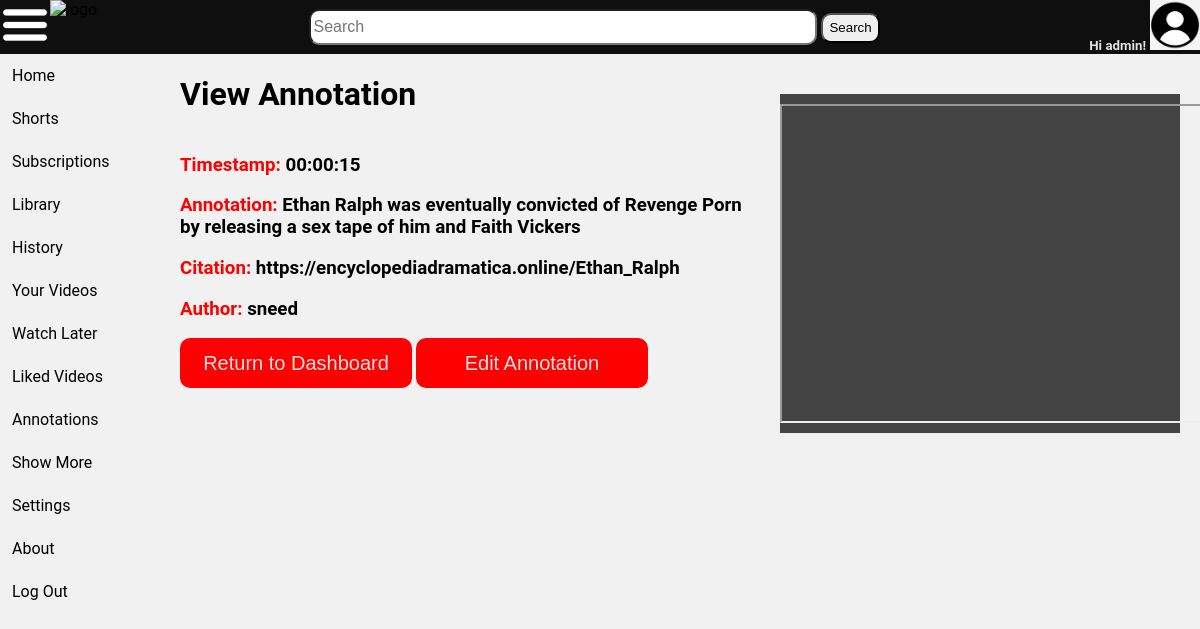
Screenshot of /viewAnnotation?id=3 (signed in) with the database file from the repository.
### annotationapp/models.py (models this page shows)
class annotation (models.Model):
    timestamp = models.CharField(max_length=8)
    annotation = models.TextField(blank=False)
    citation = models.CharField(max_length=255)
    author = models.ForeignKey(newUsers, on_delete=models.CASCADE)

class newUsers (models.Model):
    user = models.OneToOneField(User, on_delete=models.CASCADE, null=True, default=None)
    userid = models.CharField(max_length=255)
    username = models.CharField(max_length=255)

### annotationapp/views.py (the view)
# urls.py: path('viewAnnotation', views.viewAnnotation, name='viewAnnotation'),
def viewAnnotation(request):
    id = int(request.GET.get("id", default=None))
    if annotation.objects.filter(id=id).exists():
        annotationSelected = annotation.objects.get(id=id)
        return render(request,"viewAnnotation.html", {"id":id, "annotation":annotationSelected})
    else:
        raise Http404("The requested item cannot be found.")

### annotationapp/context.py (called while the page is built)
def get_annotations(request):
    return {"annotations": ANNOTATIONS}

def get_chats(request):
    return {"chats": CHAT}

### annotationapp/templates/viewAnnotation.html (shortened to what this page needs)
{% extends "base1.html" %}
{% block centerFeed %} {% if user.is_authenticated %}
<h1>View Annotation</h1>
<div id="viewAnnotation">
  <h3><b>Timestamp:</b> {{annotation.timestamp}}</h3>
  <h3><b>Annotation:</b> {{annotation.annotation}}</h3>
  <h3><b>Citation:</b> {{annotation.citation}}</h3>
  <h3><b>Author:</b> {{annotation.author.username}}</h3>
</div>
<div id="annotationMenu">
  <button id="returnDashboard">Return to Dashboard</button>
  <button id="editAnnotation">Edit Annotation</button>
</div>
{% else %}
<div id="noLogin">
  <h1>You must be logged in to see this page.</h1>
  <h3>Click <a href="{% url 'login' %}">here</a> to log in!</h3>
</div>
{% endif %} {% endblock %} {% block rightnav %} {% if user.is_authenticated %}
<div class="rightnav">
  <iframe width="420" height="315" src="https://www.youtube.com/embed/zCO7p_Ov_9w"> </iframe>
</div>
{% endif %} {% endblock %}

### annotationapp/templates/base1.html (shortened to what this page needs)
{% load static %}
<!DOCTYPE html>
<html lang="en">
  <head>
    <link href="/static/css/stylesheet.css?{% now 'U' %}" rel="stylesheet" type="text/css" />
  </head>
  <body>
    <div class="header">
      <img src="{% static 'images/menu.png' %}" id="menuToggle" alt="hamburger" />
      <img src="{% static 'images/favicon.png' %}" alt="logo" />
      <div class="center">
        <input type="text" id="searchbar" placeholder="Search" />
        <button id="searchbtn">Search</button>
      </div>
      <div class="right">
        {% if user.is_authenticated %}
        <h5>Hi {{ user.username }}!</h5>
        {% else %}
        <h5><a href="{% url 'login' %}">Log in Here!</a></h5>
        {% endif %}
        <a href="{% url 'login' %}"><img src="{% static 'images/profile.png' %}" alt="profile" /></a>
      </div>
    </div>
    <div id="sidenav">
      <ul class="navi">
        <li>Home</li>
        <li>Shorts</li>
        <li>Subscriptions</li>
        <li>Library</li>
        <li>History</li>
        <li>Your Videos</li>
        <li>Watch Later</li>
        <li>Liked Videos</li>
        <li><a href="{% url 'annotationList' %}">Annotations</a></li>
        <li>Show More</li>
      </ul>
      <ul class="about">
        <li>Settings</li>
        <li>About</li>
        <li><a href="{% url 'logout' %}">Log Out</a></li>
      </ul>
    </div>
    <div class="mainBody">
      <div class="content">{% block centerFeed %} {% endblock %}</div>
      {% block rightnav %} {% endblock %}
    </div>
  </body>
</html>

### static/css/stylesheet.css (style rules this page uses)
body { font-family: Roboto, Noto, Arial, Helvetica, sans-serif; margin: 0; background-color: #f1f1f1; }
a { text-decoration: none; }
.mainBody { display: flex; flex-direction: row; align-content: flex-start; }
.header { display: flex; background-color: #0f0f0f; width: 100%; margin-top: auto; margin-bottom: auto; }
.header .center { display: inline; margin: 0 auto; margin-top: auto; margin-bottom: auto; }
.header .right { display: inline; float: right; }
.header .right h5 { display: inline; color: #e2e2e2; }
.header .right a, .header .right a:hover, .header .right a:active { color: #e2e2e2; text-decoration: none; }
#searchbar { border-radius: 10px; height: 30px; width: 500px; font-size: 16px; }
#searchbtn { border-radius: 10px; height: 30px; }
.header img { width: 50px; height: 50px; }
#sidenav { list-style-type: none; margin: 0; padding: 0; float: left; display: flex; flex-direction: column; height: 100%; justify-content: flex-end; }
.navi, .about { list-style-type: none; margin: 0; padding: 0; flex-direction: column; width: 10em; }
#sidenav li { padding: 12px; font-size: 16px; }
#sidenav li a { color: black; text-decoration: none; }
.about { margin-top: auto; }
.content { display: flex; margin: 0; padding: 0; flex-direction: column; margin-left: 20px; width: 60em; }
.rightnav { display: flex; margin: 40px 20px 20px 20px; padding: 0; background-color: #444444; float: right; flex: 50%; width: 400px; flex-direction: column; height: 100%; }
.rightnav iframe { margin: 10px auto 10px auto; }
#viewAnnotation h3 b { color: red; }
#annotationMenu button { height: 50px; background-color: red; border-style: none; color: #e2e2e2; font-size: 20px; border-radius: 10px; width: 40%; }

### rows the page displays
annotation: timestamp "00:00:15", annotation "Ethan Ralph was eventually convicted of Revenge Porn by releasing a sex tape of him and Faith Vickers", citation "https://encyclopediadramatica.online/Ethan_Ralph", author.username "sneed"

### other values shown
{{ user.username }} "admin"
